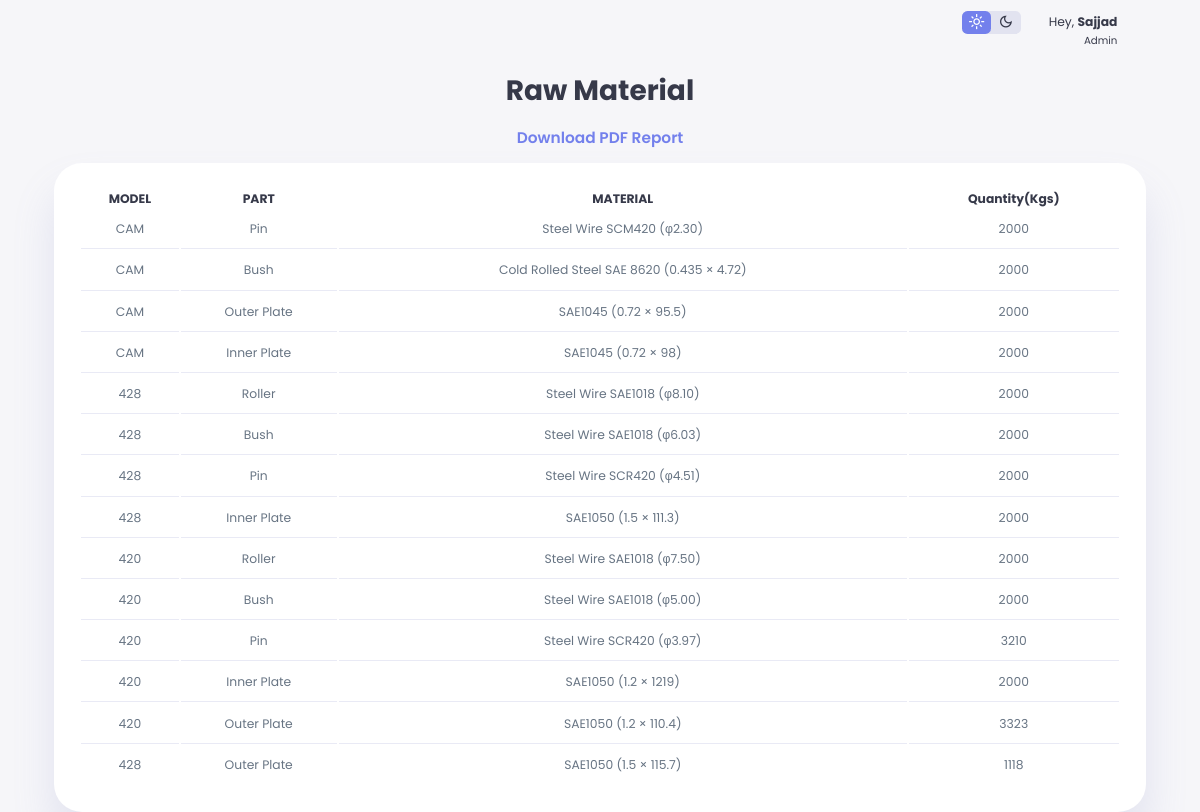
/ShowRawMaterial/ (signed in), run on an earlier commit of the app's database.
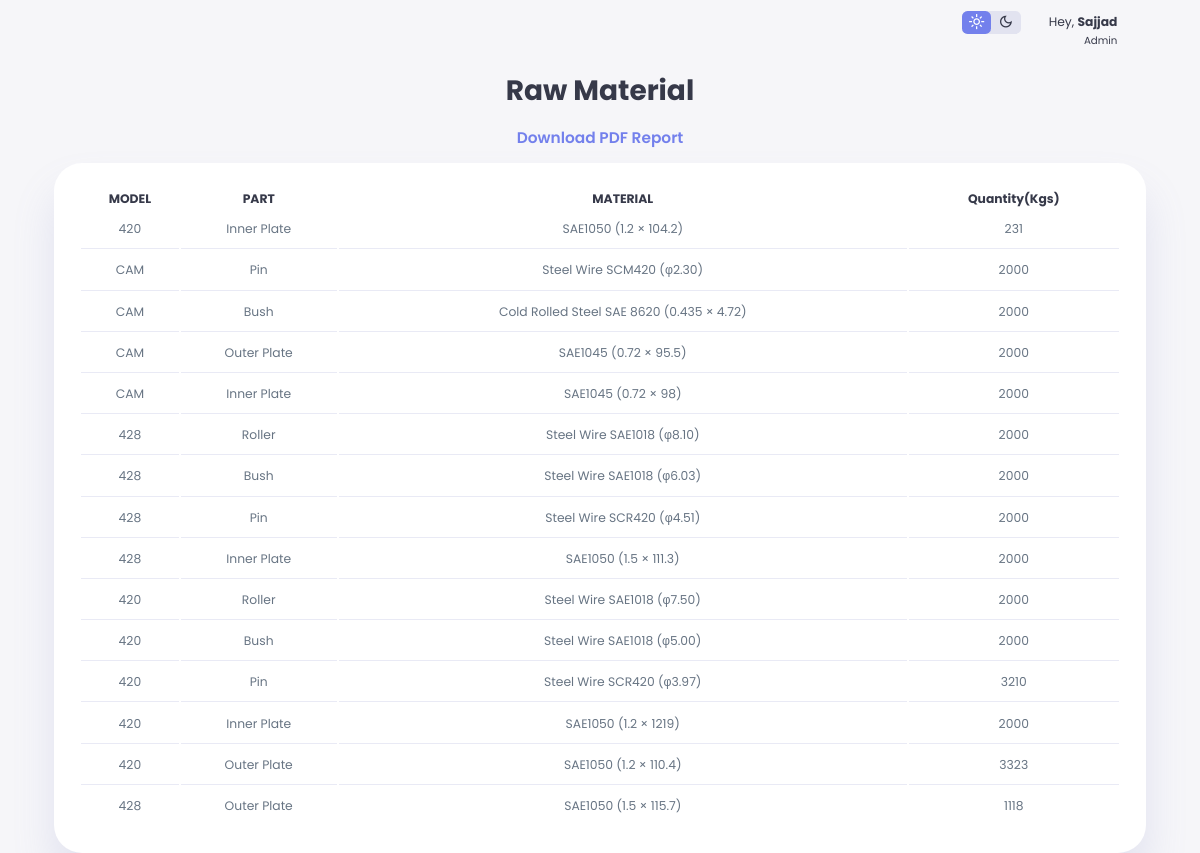
And on a later commit of the database.
### atlas/models.py (models this page shows, shortened)
class RawMaterial(models.Model):
    MODEL_CHOICES = [
        ('420', '420'),
        ('428', '428'),
        ('CAM', 'CAM'),
    ]
    PART_CHOICES = [
        ('Inner Plate', 'Inner Plate'),
        ('Outer Plate', 'Outer Plate'),
        ('Pin', 'Pin'),
        ('Bush', 'Bush'),
        ('Roller', 'Roller'),
    ]
    MATERIAL_CHOICES = [
        ('SAE1050 (1.2 × 104.2)', 'SAE1050 (1.2 × 104.2)'),
        ('SAE1050 (1.2 × 1219)', 'SAE1050 (1.2 × 1219)'),
        ('SAE1050 (1.2 × 110.4)', 'SAE1050 (1.2 × 110.4)'),
        ('SAE1050 (1.5 × 111.3)', 'SAE1050 (1.5 × 111.3)'),
        ('SAE1050 (1.5 × 1219)', 'SAE1050 (1.5 × 1219)'),
        ('SAE1050 (1.5 × 115.7)', 'SAE1050 (1.5 × 115.7)'),
        ('SAE1045 (0.72 × 98)', 'SAE1045 (0.72 × 98)'),
        ('SAE1045 (0.72 × 1000)', 'SAE1045 (0.72 × 1000)'),
        ('SAE1045 (0.72 × 95.5)', 'SAE1045 (0.72 × 95.5)'),
        ('Steel Wire SCR420 (φ3.97)', 'Steel Wire SCR420 (φ3.97)'),
        ('Steel Wire SCR420 (φ4.51)', 'Steel Wire SCR420 (φ4.51)'),
        ('Steel Wire SAE1018 (φ5.00)', 'Steel Wire SAE1018 (φ5.00)'),
        ('Steel Wire SAE1018 (φ7.50)', 'Steel Wire SAE1018 (φ7.50)'),
        ('Steel Wire SAE1018 (φ6.03)', 'Steel Wire SAE1018 (φ6.03)'),
        ('Steel Wire SAE1018 (φ8.10)', 'Steel Wire SAE1018 (φ8.10)'),
        ('Steel Wire SCM420 (φ2.30)', 'Steel Wire SCM420 (φ2.30)'),
        ('Cold Rolled Steel SAE 8620 (0.435 × 4.72)', 'Cold Rolled Steel SAE 8620 (0.435 × 4.72)'),
    ]
    model = models.CharField(max_length=50, choices=MODEL_CHOICES)
    material = models.CharField(max_length=255, choices=MATERIAL_CHOICES)
    part = models.CharField(max_length=50, choices=PART_CHOICES)
    quantity = models.IntegerField(default=0)

### atlas/views.py (the view)
# urls.py: path('ShowRawMaterial/', views.ShowRawMaterial, name="ShowRawMaterial"),
def ShowRawMaterial(request):
    context = {}
    context['Products'] = RawMaterial.objects.all().order_by('-id')
    return render(request, 'AllProducts.html', context)

### templates/AllProducts.html (shortened to what this page needs)
{% load static %}
<!DOCTYPE html>
<html lang="en">
<head>
</head>
<body>
  {% if user.is_authenticated %}
  <div class="container">
    <main>
      <div class="products">
        <h2>Raw Material</h2>
        <a href="{% url 'download_pdf2' %}">
          Download PDF Report
        </a>
        <table>
          <thead>
            <tr>
              <th>MODEL</th>
              <th>PART</th>
              <th>MATERIAL</th>
              <th>Quantity(Kgs)</th>
            </tr>
          </thead>
          <tbody>
            {% for product in Products %}
            <tr>
              <td>{{ product.model}} </td>
              <td>{{product.part}} </td>
              <td>{{product.material}}</td>
              <td>{{product.quantity}}</td>
            </tr>
            {% endfor %}
        </table>
      </div>
      <div class="top">
        <div class="theme-toggle-btn">
          <span class="material-symbols-sharp active">light_mode</span>
          <span class="material-symbols-sharp">dark_mode</span>
        </div>
        <div class="profile">
          <div class="info">
            <p>Hey, <b>Sajjad</b></p>
            <small class = "text-muted">Admin</small>
          </div>
          <div class="profile-photo">
          </div>
        </div>
      </div>
    </main>
  </div>
{%endif%}
</body>
</html>

What changed in the data, as far as the page shows it:
added RawMaterial: model "420", part "Inner Plate", material "SAE1050 (1.2 × 104.2)", quantity "231"
